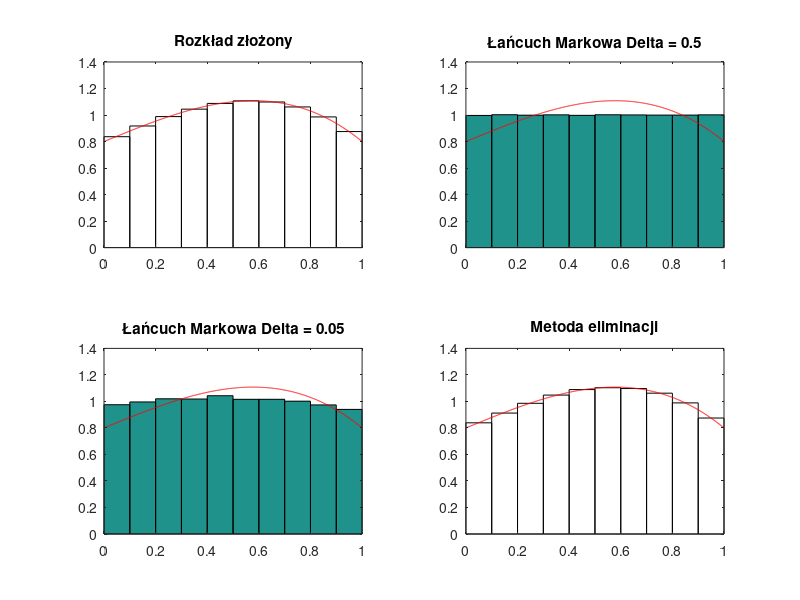

MATLAB code for this plot:
clear; clc; close all;
histy = csvread("histogramy_data2.csv");

h1 = histy(:,1);
h2 = histy(:,2);
h3 = histy(:,3);
h4 = histy(:,4);

x = [0.05:0.1:1];

xfun = 0:0.001:1;
yfun = (4/5)*(1 + xfun - xfun.^3);

subplot(2,2,1)
bar(x,h1,'hist','w');
hold on
plot(xfun, yfun,'r');
hold off
title("Rozkład złożony");

subplot(2,2,2)
bar(x,h2,'hist');
hold on
plot(xfun, yfun,'r');
hold off
title("Łańcuch Markowa \Delta = 0.5");

subplot(2,2,3)
bar(x,h3,'hist');
hold on
plot(xfun, yfun,'r');
hold off
title("Łańcuch Markowa \Delta = 0.05");

subplot(2,2,4)
bar(x,h4,'hist','w');
hold on
plot(xfun, yfun,'r');
hold off
title("Metoda eliminacji");



